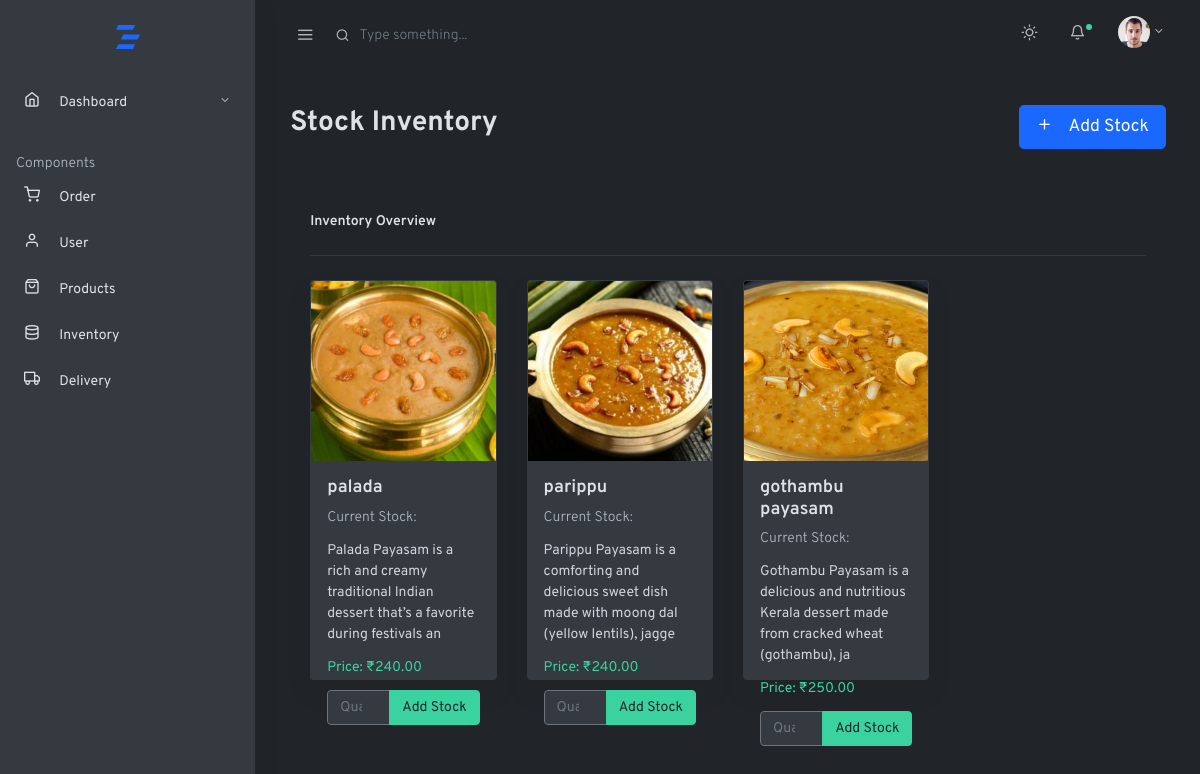
The app's page /admin/dark/files-grid.php with its own data.
### tables this page shows
CREATE TABLE `product_table` (
  `pid` int(100) NOT NULL,
  `pname` varchar(100) NOT NULL,
  `pphoto` varchar(255) NOT NULL,
  `pdescription` varchar(100) NOT NULL,
  `pprice` varchar(100) NOT NULL,
  `current_stock` varchar(255) NOT NULL
);

### admin/dark/files-grid.php (the view, shortened to what this page needs)
<!doctype html>
<html lang="en">
<head>
  <link rel="stylesheet" href="css/simplebar.css">
  <link rel="stylesheet" href="css/feather.css">
  <link rel="stylesheet" href="css/daterangepicker.css">
  <link rel="stylesheet" href="css/app-light.css" id="lightTheme" disabled>
  <link rel="stylesheet" href="css/app-dark.css" id="darkTheme">
</head>
<body class="vertical  dark  ">
  <div class="wrapper">
    <nav class="topnav navbar navbar-light">
      <button type="button" class="navbar-toggler text-muted mt-2 p-0 mr-3 collapseSidebar">
        <i class="fe fe-menu navbar-toggler-icon"></i>
      </button>
      <form class="form-inline mr-auto searchform text-muted">
        <input class="form-control mr-sm-2 bg-transparent border-0 pl-4 text-muted" type="search"
          placeholder="Type something..." aria-label="Search">
      </form>
      <ul class="nav">
        <li class="nav-item">
          <a class="nav-link text-muted my-2" href="#" id="modeSwitcher" data-mode="dark">
            <i class="fe fe-sun fe-16"></i>
          </a>
        </li>
        <li class="nav-item nav-notif">
          <a class="nav-link text-muted my-2" href="./#" data-toggle="modal" data-target=".modal-notif">
            <span class="fe fe-bell fe-16"></span>
            <span class="dot dot-md bg-success"></span>
          </a>
        </li>
        <li class="nav-item dropdown">
          <a class="nav-link dropdown-toggle text-muted pr-0" href="#" id="navbarDropdownMenuLink" role="button"
            data-toggle="dropdown" aria-haspopup="true" aria-expanded="false">
            <span class="avatar avatar-sm mt-2">
              <img src="./assets/avatars/face-1.jpg" alt="..." class="avatar-img rounded-circle">
            </span>
          </a>
        </li>
      </ul>
    </nav>
    <aside class="sidebar-left border-right bg-white shadow" id="leftSidebar" data-simplebar>
      <nav class="vertnav navbar navbar-light">
        <div class="w-100 mb-4 d-flex">
          <a class="navbar-brand mx-auto mt-2 flex-fill text-center" href="./index.html">
          </a>
        </div>
        <ul class="navbar-nav flex-fill w-100 mb-2">
          <li class="nav-item dropdown">
            <a href="#dashboard" data-toggle="collapse" aria-expanded="false" class="dropdown-toggle nav-link">
              <i class="fe fe-home fe-16"></i>
              <span class="ml-3 item-text">Dashboard</span><span class="sr-only">(current)</span>
            </a>
          </li>
        </ul>
        <p class="text-muted nav-heading mt-4 mb-1">
          <span>Components</span>
        </p>
        <ul class="navbar-nav flex-fill w-100 mb-2">
          <li class="nav-item w-100">
            <a class="nav-link" href="page-orders.php">
              <i class="fe fe-shopping-cart fe-16"></i>
              <span class="ml-3 item-text">Order</span>
            </a>
          </li>
        </ul>
        <ul class="navbar-nav flex-fill w-100 mb-2">
          <li class="nav-item w-100">
            <a class="nav-link" href="contacts-list.html">
              <i class="fe fe-user fe-16"></i>
              <span class="ml-3 item-text">User</span>
            </a>
          </li>
        </ul>
        <ul class="navbar-nav flex-fill w-100 mb-2">
          <li class="nav-item w-100">
            <a class="nav-link" href="files-list.php">
              <i class="fe fe-shopping-bag fe-16"></i>
              <span class="ml-3 item-text">Products</span>
            </a>
          </li>
        </ul>
        <ul class="navbar-nav flex-fill w-100 mb-2">
          <li class="nav-item w-100">
            <a class="nav-link" href="files-grid.php">
              <i class="fe fe-database fe-16"></i>
              <span class="ml-3 item-text">Inventory</span>
            </a>
          </li>
        </ul>
        <ul class="navbar-nav flex-fill w-100 mb-2">
          <li class="nav-item w-100">
            <a class="nav-link" href="support-tickets.html">
              <i class="fe fe-truck fe-16"></i>
              <span class="ml-3 item-text">Delivery</span>
            </a>
          </li>
        </ul>
      </nav>
    </aside>
<main role="main" class="main-content">
  <?php
    $host = 'localhost';
    $user = 'root';
    $password = '';
    $dbname = 'sweetstream';
    $conn = new mysqli($host, $user, $password, $dbname);
    $query = "SELECT pid, pname, current_stock, pphoto, pdescription, pprice FROM product_table";
    $result = $conn->query($query);
    $products = [];
    if ($result->num_rows > 0) {
        while ($row = $result->fetch_assoc()) {
            $products[] = $row;
        }
    }
  ?>
  <div class="container-fluid">
    <div class="row justify-content-center">
      <div class="col-md-12">
        <div class="row align-items-center my-3">
          <div class="col">
            <h2 class="page-title">Stock Inventory</h2>
          </div>
          <div class="col-auto">
            <button type="button" class="btn btn-lg btn-primary" data-toggle="modal" data-target="#addStockModal">
              <span class="fe fe-plus fe-16 mr-3"></span>Add Stock
            </button>
          </div>
        </div>
        <div class="file-container border-top">
          <div class="file-panel mt-4">
            <h6 class="mb-3">Inventory Overview</h6>
            <hr class="my-4">
            <div class="row">
              <?php foreach ($products as $product): ?>
                <div class="col-md-6 col-lg-3">
                  <div class="card shadow mb-4 product-card">
                    <img src="<?php echo htmlspecialchars($product['pphoto']); ?>" class="card-img-top" alt="Product Image">
                    <div class="card-body d-flex flex-column">
                      <h5 class="card-title"><?php echo htmlspecialchars($product['pname']); ?></h5>
                      <p class="text-muted">Current Stock: <?php echo $product['current_stock']; ?></p>
                      <p class="card-text"><?php echo htmlspecialchars($product['pdescription']); ?></p>
                      <p class="text-success">Price: ₹<?php echo number_format($product['pprice'], 2); ?></p>
                      <form action="update_stock.php" method="POST" class="form-inline">
                        <div class="input-group mb-3">
                          <input type="number" name="quantity" class="form-control" min="1" placeholder="Quantity" required>
                          <div class="input-group-append">
                            <button type="submit" class="btn btn-success">Add Stock</button>
                          </div>
                        </div>
                      </form>
                    </div>
                  </div>
                </div>
              <?php endforeach; ?>
            </div>
          </div>
        </div>
      </div>
    </div>
  </div>
</main>
    </div>
  </body>
</html>

### admin/dark/css/simplebar.css (style rules this page uses)
[data-simplebar] { position: relative; flex-direction: column; flex-wrap: wrap; justify-content: flex-start; align-content: flex-start; align-items: flex-start; }

### admin/dark/css/feather.css (style rules this page uses)
.fe { font-family: "feather" !important; speak: none; font-style: normal; font-weight: normal; font-variant: normal; text-transform: none; line-height: 1; -webkit-font-smoothing: antialiased; -moz-osx-font-smoothing: grayscale; }
.fe-16 { font-size: 16px; }
.fe-bell:before { content: ""; }
.fe-database:before { content: ""; }
.fe-home:before { content: ""; }
.fe-menu:before { content: ""; }
.fe-plus:before { content: ""; }
.fe-shopping-bag:before { content: ""; }
.fe-shopping-cart:before { content: ""; }
.fe-sun:before { content: ""; }
.fe-truck:before { content: ""; }
.fe-user:before { content: ""; }

### admin/dark/files-grid.php (style rules this page uses)
.product-card { display: flex; flex-direction: column; height: 100%; max-height: 400px; }
.product-card .card-body { flex-grow: 1; display: flex; flex-direction: column; justify-content: space-between; }
.product-card .card-body h5 { font-size: 1.125rem; font-weight: 600; margin-bottom: 0.5rem; }
.product-card .card-body p { margin-bottom: 0.75rem; }
.product-card .form-inline { margin-top: auto; }
.card-img-top { height: 180px; object-fit: cover; }
.product-card .card-body { padding: 1rem; }
.product-card .form-inline .form-control { max-width: 80px; }
.product-card .form-inline .btn { max-width: 100px; }
.file-container { padding: 20px; margin-top: 20px; }

### records on screen
product_table: pphoto (picture), pname "palada", pdescription "Palada Payasam is a rich and creamy traditional Indian dessert that’s a favorite during festivals an", pprice "240.00"
product_table: pphoto (picture), pname "parippu", pdescription "Parippu Payasam is a comforting and delicious sweet dish made with moong dal (yellow lentils), jagge", pprice "240.00"
product_table: pphoto (picture), pname "gothambu payasam", pdescription "Gothambu Payasam is a delicious and nutritious Kerala dessert made from cracked wheat (gothambu), ja", pprice "250.00"
